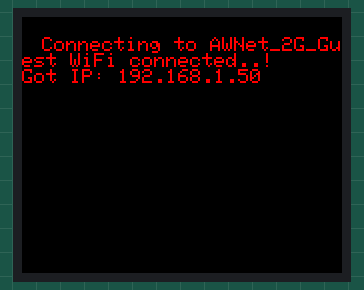
Simulated run of this program. Board: ESP32. Shown: 160×128 colour display. WiFi joins after 1.5 s; servers stay silent unless stated; the local clock reads 2024-03-15 10:24:30 at power-on unless the program sets it; what the program prints to the serial monitor is not drawn.

Above: at 1.8 s.
At 6.3 s:
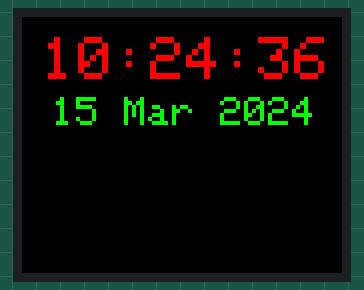
At 10.4 s:
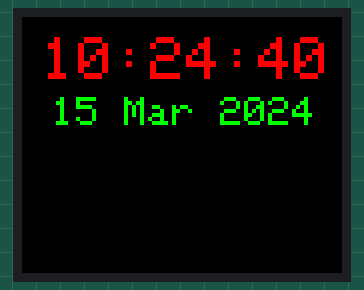
At 20.1 s:
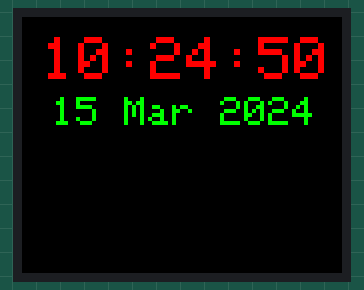
At 29.3 s:
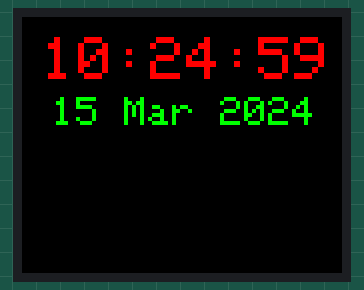
At 38.4 s:
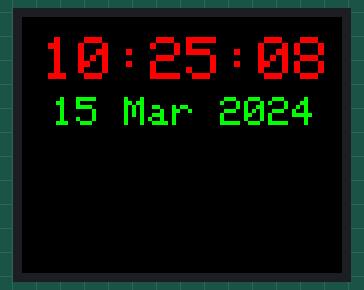

The program:

main.cpp
```cpp
#include <Arduino.h>
#include <WiFi.h>
#include <Adafruit_GFX.h>    // Core graphics library
#include <Adafruit_ST7735.h> // Hardware-specific library for ST7735

const char *ssid = "AWNet_2G_Guest";
const char *password = "EwKTBBVFL61gR3nMjJF9ey7qoP";

const char *ntpServer = "pool.ntp.org";
const long gmtOffset_sec = 3600;
const int daylightOffset_sec = 3600;

const bool debugMode = false;

char timeLength = 8;
char timeBuffer[12] = "00:00:00";

char dateLength = 11;
char dateBuffer[12] = "01 Jan 2024";

unsigned long timeUpdatePeriod = 43200000;
unsigned long lastTimeUpdate = 0;

// ESP32-WROOM
#define TFT_DC 12   // A0
#define TFT_CS 13   // CS
#define TFT_MOSI 14 // SDA
#define TFT_CLK 27  // SCK
#define TFT_RST 0
#define TFT_MISO 0

// Powering the TFT display...
// GND is GND  that is the easy one
// LED pin on TFT will control brightness.  Using DAC on the ESP32 can control brightness by connecting
// to this pin.  See code below.  If this pin is high, VCC on the TFT does not need to be connected, but
// things seem to work better when it is connected.  VCC can go to either the 3.3 volt or the 5 volt (Vin)
// of the ESP32.  There does not appear to be any appreciable brightness difference when 5v is used instead of 3.3
// But the screen is brightest when 3.3 volts for VCC and 5volts for LED.

/* Possible colors that are predefined...
ST7735_BLACK ST77XX_BLACK
ST7735_WHITE ST77XX_WHITE
ST7735_RED ST77XX_RED
ST7735_GREEN ST77XX_GREEN
ST7735_BLUE ST77XX_BLUE
ST7735_CYAN ST77XX_CYAN
ST7735_MAGENTA ST77XX_MAGENTA
ST7735_YELLOW ST77XX_YELLOW
ST7735_ORANGE ST77XX_ORANGE
*/

void updateTimeBuffer();
void printLocalTime();
void writeDisplay();
void updateTime();

Adafruit_ST7735 tft = Adafruit_ST7735(TFT_CS, TFT_DC, TFT_MOSI, TFT_CLK, TFT_RST);

void updateTimeBuffer()
{
  if (!debugMode)
  {
    struct tm timeInfo;

    if (!getLocalTime(&timeInfo))
    {
      timeLength = sprintf(timeBuffer, "00:00:00");
      dateLength = sprintf(dateBuffer, "ERROR");
    }
    else
    {
      timeLength = strftime(timeBuffer, 12, "%H:%M:%S", &timeInfo);
      dateLength = strftime(dateBuffer, 12, "%d %b %Y", &timeInfo);
    }
  }
}

void writeDisplay()
{
  tft.setTextSize(3);
  tft.setTextColor(ST77XX_RED, ST77XX_BLACK);
  tft.setCursor(10, 10);
  for (int i = 0; i < timeLength; i++)
  {
    tft.print(timeBuffer[i]);
  }

  tft.setTextSize(2);
  tft.setTextColor(ST77XX_GREEN, ST77XX_BLACK);
  tft.setCursor(15, 40);
  for (int i = 0; i < dateLength; i++)
  {
    tft.print(dateBuffer[i]);
  }
}

void updateTime()
{
  bool success = true;

  if (!debugMode)
  {
    // Connect to WiFi
    tft.setTextSize(1);
    tft.setTextColor(ST77XX_RED, ST77XX_BLACK);
    tft.setCursor(10, 10);
    tft.printf("Connecting to %s ", ssid);
    WiFi.begin(ssid, password);
    while (WiFi.status() != WL_CONNECTED)
    {
      delay(500);
      Serial.print(".");
    }
    tft.println("WiFi connected..!");
    tft.print("Got IP: ");
    tft.println(WiFi.localIP());

    // Initialise Time
    configTime(gmtOffset_sec, daylightOffset_sec, ntpServer);
    struct tm timeInfo;
    if (!getLocalTime(&timeInfo))
    {
      tft.println("Failed to obtain time");
      success = false;
    }

    // Disconnect WiFi as it's no longer needed
    WiFi.disconnect(true);
    WiFi.mode(WIFI_OFF);
  }

  if (success)
  {
    delay(3000);
    tft.fillScreen(ST77XX_BLACK);
    lastTimeUpdate = millis();
  }
}

void setup()
{
  Serial.begin(115200);

  // Initialise Display
  Serial.println("Initialing Display");
  tft.initR(INITR_BLACKTAB); // Init ST7735S chip, black tab
  Serial.println("...Initialized");

  // Fill Screen
  tft.setTextWrap(true);
  tft.setTextSize(3);
  tft.setRotation(1);
  tft.fillScreen(ST77XX_BLACK);
  int w = tft.width();
  int h = tft.height();

  // Clear Screen
  tft.fillScreen(ST77XX_BLACK);

  // Debug Output
  if (debugMode)
  {
    Serial.print("width=");
    Serial.println(w);
    Serial.print("height=");
    Serial.println(h);
  }
}

void loop()
{
  if (lastTimeUpdate == 0 || millis() - lastTimeUpdate > timeUpdatePeriod)
  {
    updateTime();
  }
  updateTimeBuffer();
  writeDisplay();
  delay(500);
}
```

Measured:
- what the display in image 0 shows lasts 3.0 s, from 1.7 s to 4.7 s
- what the display in image 1 shows lasts 1.0 s, from 6.3 s to 7.3 s
